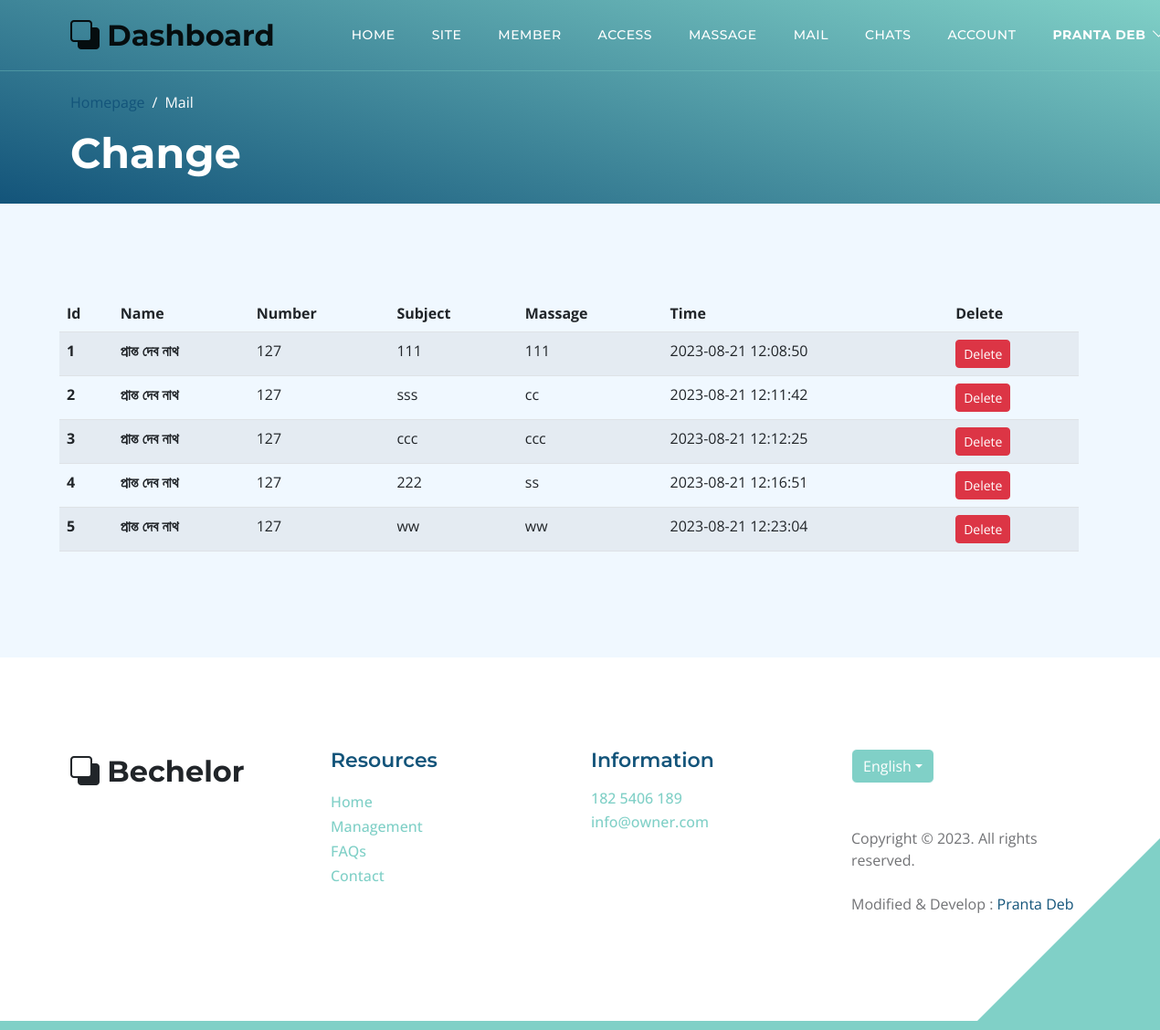
The app's page /admin/contactmail.php (signed in), older data.
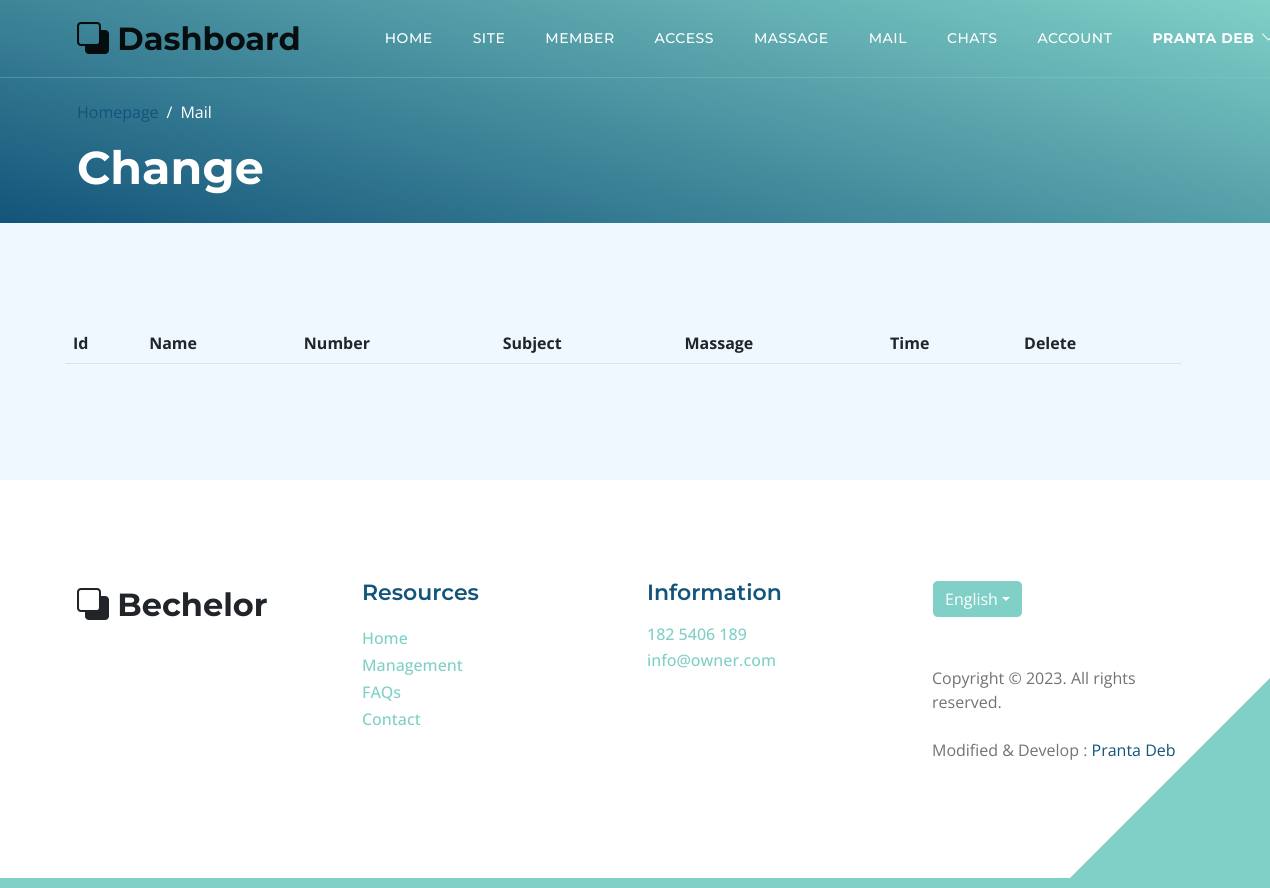
The same page, newer data.
### tables this page shows
CREATE TABLE `contacts` (
  `id` int(11) NOT NULL,
  `name` varchar(128) NOT NULL,
  `number` tinyint(1) NOT NULL,
  `subject` varchar(128) NOT NULL,
  `massage` varchar(512) NOT NULL,
  `created_at` timestamp NOT NULL DEFAULT CURRENT_TIMESTAMP
);

### admin/contactmail.php (the view, shortened to what this page needs)
<?php
require "../php/dbConfig.php";
?>
<!doctype html>
<html lang="en">
<head>
    <link href="../css/bootstrap.min.css" rel="stylesheet">
    <link href="../css/bootstrap-icons.css" rel="stylesheet">
    <link href="../css/templatemo-topic-listing.css" rel="stylesheet">
    <link rel="stylesheet" href="../css/customize.css">
</head>
<body class="topics-listing-page" id="top">
    <main id="main-content2">
        <?php include "component/navbar.php"; ?>
        <header class="site-header2 d-flex flex-column justify-content-center align-items-center">
            <div class="container">
                <div class="row align-items-center">
                    <div class="col-lg-5 col-12">
                        <nav aria-label="breadcrumb">
                            <ol class="breadcrumb">
                                <li class="breadcrumb-item"><a href="index.html">Homepage</a></li>
                                <li class="breadcrumb-item active" aria-current="page">Mail</li>
                            </ol>
                        </nav>
                        <h2 class="text-white">Change</h2>
                    </div>
                </div>
            </div>
        </header>
        <section class="section-padding section-bg">
            <div class="container">
                <div class="row" style="width: 100%; overflow: scroll;">
                    <table class="table table-striped">
                        <thead>
                            <tr>
                                <th scope="col">Id</th>
                                <th scope="col">Name</th>
                                <th scope="col">Number</th>
                                <th scope="col">Subject</th>
                                <th scope="col">Massage</th>
                                <th scope="col">Time</th>
                                <th scope="col">Delete</th>
                            </tr>
                        </thead>
                        <tbody>
                            <?php
                            $selectChats = "SELECT * FROM contacts WHERE 1";
                            $ChatsQuery = $db->query($selectChats);
                            while ($row = $ChatsQuery->fetch_assoc()) {
                                echo "<tr>
                                <th scope='row'>".$row['id']."</th>
                                <th scope='row'>".$row['name']."</th>
                                <td>".$row['number']."</td>
                                <td>".$row['subject']."</td>
                                <td>".$row['massage']."</td>
                                <td>".$row['created_at']."</td>
                                <td><a onclick=\"return confirm('Are you sure want to delete this?');\" href='php/delete.php?id3={$row['id']}' class='btn btn-sm btn-danger text-white'>Delete</a></td>
                            </tr>";
                            };
                            ?>
                        </tbody>
                    </table>
                </div>
            </div>
        </section>
    </main>
    <?php include "component/footer.php" ?>
</body>
</html>

Row changes from the older to the newer data that the page shows:
removed contacts: id "1", name "প্রান্ত দেব নাথ", number "127", subject "111", massage "111", created_at "2023-08-21 12:08:50"
removed contacts: id "2", name "প্রান্ত দেব নাথ", number "127", subject "sss", massage "cc", created_at "2023-08-21 12:11:42"
removed contacts: id "3", name "প্রান্ত দেব নাথ", number "127", subject "ccc", massage "ccc", created_at "2023-08-21 12:12:25"
removed contacts: id "4", name "প্রান্ত দেব নাথ", number "127", subject "222", massage "ss", created_at "2023-08-21 12:16:51"
removed contacts: id "5", name "প্রান্ত দেব নাথ", number "127", subject "ww", massage "ww", created_at "2023-08-21 12:23:04"
